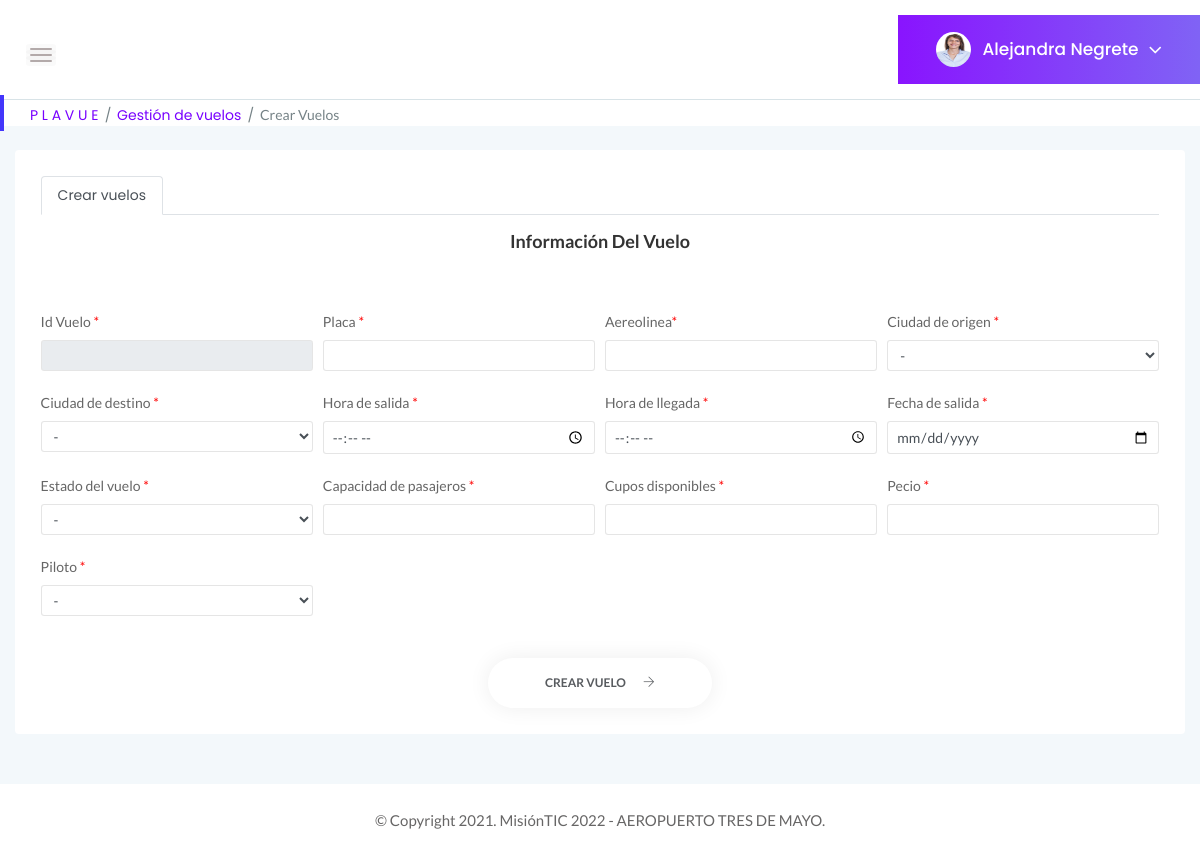
Page /CrearVuelos (signed in) on the committed database.
### tables this page shows
CREATE TABLE Usuarios (Id_usuario BIGINT PRIMARY KEY, Documento BIGINT UNIQUE, tipoDocumento INTEGER REFERENCES tipo_documento (id_documento) ON DELETE RESTRICT ON UPDATE RESTRICT MATCH SIMPLE, contraseña VARCHAR NOT NULL, tipoPerfil INTEGER REFERENCES Perfil (Id_perfil) ON DELETE RESTRICT ON UPDATE RESTRICT, estadoUsuario INTEGER REFERENCES Estado (Id_estado) ON DELETE RESTRICT ON UPDATE RESTRICT, Nombre VARCHAR (100) NOT NULL, correo VARCHAR (100) UNIQUE NOT NULL, fechaNacimiento DATE, sexo INTEGER REFERENCES Genero (Id_genero) ON DELETE RESTRICT ON UPDATE RESTRICT, Celular BIGINT, nacionalidad INTEGER REFERENCES Nacionalidad (Id_pais) ON DELETE RESTRICT ON UPDATE RESTRICT, nombreContacto VARCHAR (100), numeroContacto BIGINT, foto VARCHAR (5000));

### app.py (the view, shortened to what this page needs)
@app.route("/CrearVuelos", methods=["GET", "POST"])
def Crear_Vuelos():
    if "usuario" in session:
        if request.method == "GET":
            tipoPerfil= 2
            try:
                with sqlite3.connect("Plavue.db") as con:
                    con.row_factory = sqlite3.Row
                    cur = con.cursor()
                    cur.execute("SELECT * FROM Usuarios WHERE correo = ?", [session["usuario"]])
                    query = cur.fetchone()
                with sqlite3.connect("Plavue.db") as con1:
                    con1.row_factory = sqlite3.Row
                    cur1 = con1.cursor()
                    cur1.execute("SELECT Nombre FROM Usuarios WHERE tipoPerfil =? ", [tipoPerfil])
                    query2 = cur1.fetchall()
                with sqlite3.connect("Plavue.db") as con2:
                    con2.row_factory = sqlite3.Row
                    cur2 = con2.cursor()
                    cur2.execute("SELECT * FROM Ciudades")
                    query3 = cur2.fetchall()
                    if query is None:
                        return "Usuario no existe!"
                return render_template("CrearVuelos.html", perfil = query, pilotos = query2, ciudades = query3 )
            except Error as er:
                print('SQLite error: %s' % (' '.join(er.args)))
                print('SQLite traceback: ')
            return render_template("CrearVuelos.html")
    return render_template("Login.html")

### templates/CrearVuelos.html (shortened to what this page needs)
<!doctype html>
<html class="no-js" lang="es">
<head>
    <link rel="stylesheet" href="{{ url_for('static', filename='css/bootstrap.min.css') }}">
    <link rel="stylesheet" href="{{ url_for('static', filename='css/font-awesome.min.css') }}">
    <link rel="stylesheet" href="{{ url_for('static', filename='css/themify-icons.css') }}">
    <link rel="stylesheet" href="{{ url_for('static', filename='css/metisMenu.css') }}">
    <link rel="stylesheet" href="{{ url_for('static', filename='css/owl.carousel.min.css') }}">
    <link rel="stylesheet" href="{{ url_for('static', filename='css/slicknav.min.css') }}">
    <link rel="stylesheet" href="https://www.amcharts.com/lib/3/plugins/export/export.css" type="text/css" media="all" />
    <link rel="stylesheet" type="text/css" href="{{ url_for('static', filename='css/tables/jquery.dataTables.css') }}">
    <link rel="stylesheet" type="text/css" href="{{ url_for('static', filename='css/tables/dataTables.bootstrap4.min.css') }}">
    <link rel="stylesheet" type="text/css" href="{{ url_for('static', filename='css/tables/responsive.bootstrap.min.css') }}">
    <link rel="stylesheet" type="text/css" href="{{ url_for('static', filename='css/tables/responsive.jqueryui.min.css') }}">
    <link rel="stylesheet" href="{{ url_for('static', filename='css/typography.css') }}">
    <link rel="stylesheet" href="{{ url_for('static', filename='css/default-css.css') }}">
    <link rel="stylesheet" href="{{ url_for('static', filename='css/styles.css') }}">
    <link rel="stylesheet" href="{{ url_for('static', filename='css/responsive.css') }}">
    <link rel="stylesheet" href="{{ url_for('static', filename='js/vendor/select2.css') }}">
</head>
<body>
    <div class="page-container">
        <div class="main-content">
            <div class="header-area">
                <div class="row align-items-center">
                    <div class="col-md-6 col-sm-8 clearfix">
                        <div class="nav-btn pull-left">
                            <span></span>
                            <span></span>
                            <span></span>
                        </div>
                    </div>
                    <div class="col-sm-6 clearfix">
                        <div class="user-profile pull-right">
                            {% if perfil[14] == None %}
                                <img class="avatar user-thumb" src="uploads/usuario.jpg" alt="avatar">
                            {% else %}
                                <img class="avatar user-thumb" src="uploads/{{perfil[14]}}" alt="avatar">
                            {% endif %}
                            <h4 class="user-name dropdown-toggle" data-toggle="dropdown">{{perfil[6]}}<i class="fa fa-angle-down"></i></h4>
                        </div>
                    </div>
                </div>
            </div>
            <div class="page-title-area">
                <div class="row align-items-center">
                    <div class="col-sm-12">
                        <div class="breadcrumbs-area clearfix">
                            <ul class="breadcrumbs pull-left">
                                <li><a href="../perfiladmin">P L A V U E</a></li>
                                <li><a href="../GestionVuelos">Gestión de vuelos</a></li>
                                <li><span>Crear vuelos</span></li>
                            </ul>
                        </div>
                    </div>
                </div>
            </div>
            <div class="main-content-inner">
                <div class="row">
                    <div class="col-md-12 mt-4">
                        <div class="card">
                            <div class="card-body">
                                <ul class="nav nav-tabs" id="myTab" role="tablist">
                                    <li class="nav-item">
                                        <a class="nav-link active" id="perfil-tab" data-toggle="tab" href="#perfil" role="tab" aria-controls="perfil" aria-selected="true">Crear vuelos</a>
                                    </li>
                                </ul>
                                <div class="tab-content mt-3" id="myTabContent">
                                    <div class="tab-pane fade show active" id="perfil" role="tabpanel" aria-labelledby="perfil-tab">
                                        <h3 class="header-title" align="center">Información del vuelo</h3>
                                        <br>
                                        <form class="needs-validation" name="form_crearvuelo" action="/CrearVuelos" id="form_crearvuelo" enctype="multipart/form-data" method="POST" onsubmit="return validarperfil()">
                                            <div class="form-row">
                                                <div class="col-lg-3 col-md-6">
                                                    <br>
                                                    <label for="txtidavion">Id Vuelo <span style="color: red;">*</span></label>
                                                    <input type="text" class="form-control form-control-sm" name="txtidavion" id="txtidavion" value="" disabled>
                                                </div>
                                                <div class="col-lg-3 col-md-6">
                                                    <br>
                                                    <label for="txtplaca">Placa <span style="color: red;">*</span></label>
                                                    <input type="text" class="form-control form-control-sm" name="txtplaca" id="txtplaca" value="" required>
                                                </div>
                                                <div class="col-lg-3 col-md-6">
                                                    <br>
                                                    <label for="txtaereolinea">Aereolinea<span style="color: red;">*</span></label>
                                                    <input type="text" class="form-control form-control-sm" name="txtaereolinea" id="txtaereolinea" value="" required>
                                                </div>
                                                <div class="col-lg-3 col-md-6">
                                                    <br>
                                                    <label for="ciudorigen">Ciudad de origen <span style="color: red;">*</span></label>
                                                    <select data-plugin-selectTwo class="form-control form-control-sm" name="ciudorigen" id="ciudorigen">
                                                        <option value="">-</option>
                                                    </select>
                                                </div>
                                            </div>
                                            <div class="form-row">
                                                <div class="col-lg-3 col-md-6">
                                                    <br>
                                                    <label for="ciudest">Ciudad de destino <span style="color: red;">*</span></label>
                                                    <select  class="form-control form-control-sm" name="ciudest" id="ciudest">
                                                        <option value="">-</option>
                                                    </select>
                                                </div>
                                                <div class="col-lg-3 col-md-6">
                                                    <br>
                                                    <label for="hora-salida">Hora de salida <span style="color: red;">*</span></label>
                                                    <input type="time" class="form-control form-control-sm" name="hora-salida" id="hora-salida" value="" required>
                                                </div>
                                                <div class="col-lg-3 col-md-6">
                                                    <br>
                                                    <label for="hora-llegada">Hora de llegada <span style="color: red;">*</span></label>
                                                    <input type="time" class="form-control form-control-sm" name="hora-llegada" id="hora-llegada" value="" required>
                                                </div>
                                                <div class="col-lg-3 col-md-6">
                                                    <br>
                                                    <label for="fecha-salida">Fecha de salida <span style="color: red;">*</span></label>
                                                    <input type="date" class="form-control form-control-sm" name="fecha-salida" id="fecha-salida" language="es" data-plugin-datepicker value="" required>
                                                </div>
                                                    <br>
                                            </div>
                                            <div class="form-row">
                                                <div class="col-lg-3 col-md-6">
                                                    <br>
                                                    <label for="estadoVuelo">Estado del vuelo <span style="color: red;">*</span></label>
                                                    <select data-plugin-selectTwo class="form-control form-control-sm" name="estadoVuelo" id="estadoVuelo">
                                                        <option value="">-</option>
                                                    </select>
                                                </div>
                                                <div class="col-lg-3 col-md-6">
                                                    <br>
                                                    <label for="txtcappasajeros">Capacidad de pasajeros <span style="color: red;">*</span></label>
                                                    <input type="text" class="form-control form-control-sm" name="txtcappasajeros" id="txtcappasajeros" value="" required>
                                                </div>
                                                <div class="col-lg-3 col-md-6">
                                                    <br>
                                                    <label for="txtcuposdisponibles">Cupos disponibles <span style="color: red;">*</span></label>
                                                    <input type="text" class="form-control form-control-sm" name="txtcuposdisponibles" id="txtcuposdisponibles" value="" required>
                                                </div>
                                                <div class="col-lg-3 col-md-6">
                                                    <br>
                                                    <label for="txtprecio">Pecio <span style="color: red;">*</span></label>
                                                    <input type="text" class="form-control form-control-sm" name="txtprecio" id="txtprecio" language="es" data-plugin-datepicker value="" required>
                                                </div>
                                                    <br>
                                            </div>
                                            <div class="form-row">
                                                <div class="col-lg-3 col-md-6">
                                                    <br>
                                                    <label for="piloto">Piloto <span style="color: red;">*</span></label>
                                                    <select class="form-control form-control-sm" name="piloto" id="piloto">
                                                        <option>-</option>
                                                    </select>
                                                </div>
                                            </div>
                                            <br>
                                            <br>
                                            <div class="btncentrado" >
                                                <div class="submit-btn-area">
                                                    <button id="form_cearvuelo" type="submit">Crear Vuelo <i class="ti-arrow-right"></i></button>
                                                </div>
                                            </div>
                                        </form>
                                    </div>
                                </div>
                            </div>
                        </div>
                    </div>
                </div>
            </div>
        </div>
        <footer>
            <div class="footer-area">
                <p>© Copyright 2021. MisiónTIC 2022 - AEROPUERTO TRES DE MAYO.</p>
            </div>
        </footer>
    </div>
</body>
</html>

### rows in the picture
Usuarios: foto (picture), Nombre "Alejandra Negrete"
